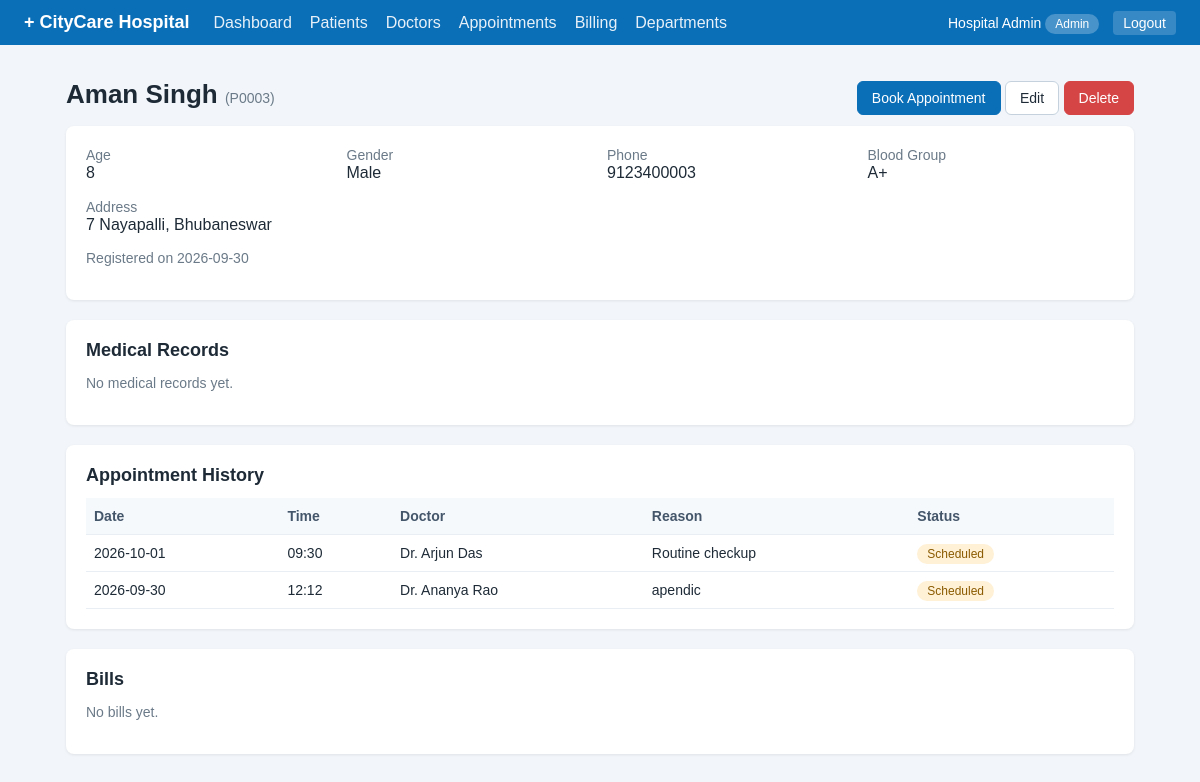
Page /patients/3 (signed in) on the committed database.
### tables this page shows
CREATE TABLE patients (
    id          INTEGER PRIMARY KEY AUTOINCREMENT,
    name        TEXT NOT NULL,
    age         INTEGER NOT NULL,
    gender      TEXT NOT NULL,
    phone       TEXT NOT NULL,
    blood_group TEXT,
    address     TEXT,
    created_at  TEXT NOT NULL DEFAULT (date('now'))
);

CREATE TABLE appointments (
    id         INTEGER PRIMARY KEY AUTOINCREMENT,
    patient_id INTEGER NOT NULL,
    doctor_id  INTEGER NOT NULL,
    appt_date  TEXT NOT NULL,
    appt_time  TEXT NOT NULL,
    reason     TEXT,
    status     TEXT NOT NULL DEFAULT 'Scheduled'
               CHECK (status IN ('Scheduled', 'Completed', 'Cancelled')),
    FOREIGN KEY (patient_id) REFERENCES patients(id) ON DELETE CASCADE,
    FOREIGN KEY (doctor_id)  REFERENCES doctors(id)  ON DELETE RESTRICT
);

CREATE TABLE doctors (
    id             INTEGER PRIMARY KEY AUTOINCREMENT,
    name           TEXT NOT NULL,
    department_id  INTEGER NOT NULL,
    specialization TEXT,
    phone          TEXT,
    email          TEXT,
    fee            REAL NOT NULL DEFAULT 0,
    FOREIGN KEY (department_id) REFERENCES departments(id) ON DELETE RESTRICT
);

### app.py (the view)
@app.route("/patients/<int:patient_id>")
@login_required()
def patient_view(patient_id):
    patient = query("SELECT * FROM patients WHERE id = ?", (patient_id,), one=True)
    if not patient:
        flash("Patient not found.", "error")
        return redirect(url_for("patients"))
    appts = query("SELECT a.*, d.name AS doctor_name FROM appointments a "
                  "JOIN doctors d ON d.id = a.doctor_id WHERE a.patient_id = ? "
                  "ORDER BY a.appt_date DESC, a.appt_time DESC", (patient_id,))
    records = query("SELECT r.*, d.name AS doctor_name FROM records r "
                    "JOIN doctors d ON d.id = r.doctor_id WHERE r.patient_id = ? "
                    "ORDER BY r.visit_date DESC, r.id DESC", (patient_id,))
    bills = query("SELECT * FROM bills WHERE patient_id = ? ORDER BY id DESC", (patient_id,))
    return render_template("patient_view.html", patient=patient, appts=appts,
                           records=records, bills=bills)

### app.py (called while the page is built)
def get_db():
    if "db" not in g:
        g.db = sqlite3.connect(DATABASE)
        g.db.row_factory = sqlite3.Row
        g.db.execute("PRAGMA foreign_keys = ON")
    return g.db

def query(sql, args=(), one=False):
    rows = get_db().execute(sql, args).fetchall()
    if one:
        return rows[0] if rows else None
    return rows

def login_required(*roles):
    def decorator(f):
        @wraps(f)
        def wrapper(*args, **kwargs):
            if "user_id" not in session:
                return redirect(url_for("login"))
            if roles and session.get("role") not in roles:
                flash("You do not have permission to open that page.", "error")
                return redirect(url_for("dashboard"))
            return f(*args, **kwargs)
        return wrapper
    return decorator

@app.template_filter("pid")
def patient_code(value):
    return f"P{int(value):04d}"

@app.context_processor
def inject_today():
    return {"today": str(date.today())}

### templates/patient_view.html (shortened to what this page needs)
{% extends "base.html" %}
{% block content %}
<div class="row-between">
  <h1>{{ patient.name }} <span class="muted">({{ patient.id|pid }})</span></h1>
  <div>
    {% if session.role in ('admin', 'receptionist') %}
      <a class="btn primary" href="{{ url_for('appointment_add', patient_id=patient.id) }}">Book Appointment</a>
      <a class="btn" href="{{ url_for('patient_edit', patient_id=patient.id) }}">Edit</a>
    {% endif %}
    {% if session.role == 'admin' %}
      <form method="post" action="{{ url_for('patient_delete', patient_id=patient.id) }}" class="inline"
            onsubmit="return confirm('Delete this patient and all related records?');">
        <button class="btn danger">Delete</button></form>
    {% endif %}
  </div>
</div>
<div class="card">
  <div class="grid4">
    <div><span class="muted">Age</span><br>{{ patient.age }}</div>
    <div><span class="muted">Gender</span><br>{{ patient.gender }}</div>
    <div><span class="muted">Phone</span><br>{{ patient.phone }}</div>
    <div><span class="muted">Blood Group</span><br>{{ patient.blood_group or '-' }}</div>
  </div>
  <p><span class="muted">Address</span><br>{{ patient.address or '-' }}</p>
  <p class="muted">Registered on {{ patient.created_at }}</p>
</div>
<div class="card">
  <h2>Medical Records</h2>
  {% for r in records %}
  <div class="record">
    <strong>{{ r.visit_date }}</strong> &mdash; {{ r.doctor_name }}<br>
    <b>Diagnosis:</b> {{ r.diagnosis }}<br>
    {% if r.prescription %}<b>Prescription:</b> {{ r.prescription }}<br>{% endif %}
    {% if r.notes %}<b>Notes:</b> {{ r.notes }}{% endif %}
  </div>
  {% else %}<p class="muted">No medical records yet.</p>{% endfor %}
</div>
<div class="card">
  <h2>Appointment History</h2>
  {% if appts %}
  <table>
    <tr><th>Date</th><th>Time</th><th>Doctor</th><th>Reason</th><th>Status</th></tr>
    {% for a in appts %}
    <tr><td>{{ a.appt_date }}</td><td>{{ a.appt_time }}</td><td>{{ a.doctor_name }}</td>
        <td>{{ a.reason }}</td><td><span class="badge {{ a.status|lower }}">{{ a.status }}</span></td></tr>
    {% endfor %}
  </table>
  {% else %}<p class="muted">No appointments yet.</p>{% endif %}
</div>
{% if session.role in ('admin', 'receptionist') %}
<div class="card">
  <h2>Bills</h2>
  {% if bills %}
  <table>
    <tr><th>Bill #</th><th>Date</th><th>Total</th><th>Status</th><th></th></tr>
    {% for b in bills %}
    <tr><td>{{ b.id }}</td><td>{{ b.bill_date }}</td><td>{{ b.total|money }}</td>
        <td><span class="badge {{ b.status|lower }}">{{ b.status }}</span></td>
        <td><a class="btn small" href="{{ url_for('bill_view', bill_id=b.id) }}">Open</a></td></tr>
    {% endfor %}
  </table>
  {% else %}<p class="muted">No bills yet.</p>{% endif %}
</div>
{% endif %}
{% endblock %}

### static/style.css (style rules this page uses)
* { box-sizing: border-box; }
body { margin: 0; font-family: Arial, Helvetica, sans-serif; background: #f2f6fa; color: #1e2b37; }
a { color: #0b6fb8; text-decoration: none; }
h1 { font-size: 26px; margin: 10px 0 16px; }
h2 { font-size: 18px; margin: 0 0 12px; }
.card { background: #fff; border-radius: 8px; padding: 20px; margin-bottom: 20px; box-shadow: 0 1px 3px rgba(0,0,0,.08); }
.row-between { display: flex; justify-content: space-between; align-items: center; flex-wrap: wrap; gap: 10px; }
.muted { color: #6b7a88; font-size: 14px; font-weight: normal; }
table { width: 100%; border-collapse: collapse; font-size: 14px; }
th, td { text-align: left; padding: 10px 8px; border-bottom: 1px solid #e8eef4; }
th { background: #f6f9fc; color: #44566a; }
.btn { display: inline-block; border: 1px solid #c5d2de; background: #fff; color: #1e2b37; padding: 8px 14px; border-radius: 6px; cursor: pointer; font-size: 14px; }
.btn.primary { background: #0b6fb8; border-color: #0b6fb8; color: #fff; }
.btn.danger { background: #d64545; border-color: #d64545; color: #fff; }
form.inline { display: inline; }
.grid4 { display: grid; grid-template-columns: repeat(4, 1fr); gap: 14px; margin-bottom: 10px; }
.badge { padding: 3px 10px; border-radius: 12px; font-size: 12px; background: #e8eef4; }
.badge.scheduled, .badge.unpaid { background: #fff1d6; color: #8a5a00; }

### rows in the picture
patients: name "Aman Singh", id|pid "P0003", age "8", gender "Male", phone "9123400003", blood_group "A+", address "7 Nayapalli, Bhubaneswar", created_at "2026-09-30"
appointments: appt_date "2026-10-01", appt_time "09:30", doctor_name "Dr. Arjun Das", reason "Routine checkup", status "Scheduled"
appointments: appt_date "2026-09-30", appt_time "12:12", doctor_name "Dr. Ananya Rao", reason "apendic", status "Scheduled"

### other values in the picture
{{ session.name }} "Hospital Admin"
{{ session.role }} "Admin"
